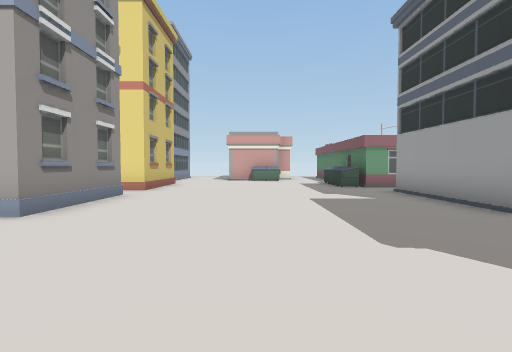
view 1 (above)

16 first-person views from a walk through a Unity game level. The camera is 1.4 m above the floor, tilts 2° down and sees 80° across. The floor is counted in squares, 2 m on a side. Each view is taken from the middle of a square. On the plan, view 1 faces up. The plan holds only what a view shows up to about 10 squares ahead; the rest is blank. The place goes on beyond the plan.

view 2
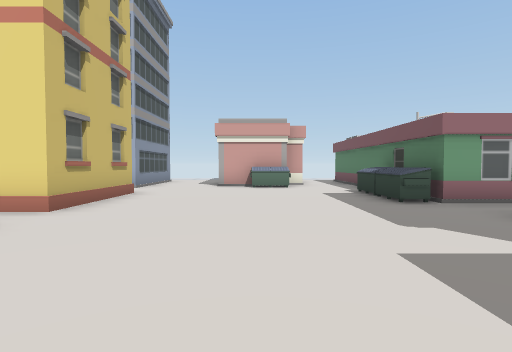

view 3
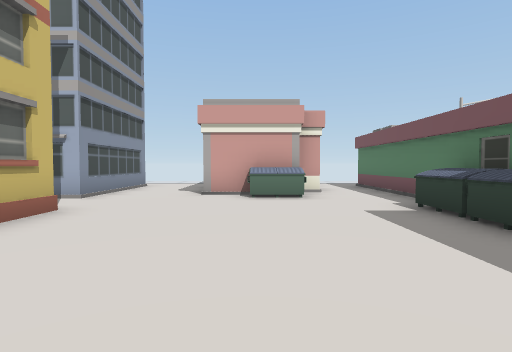

view 4
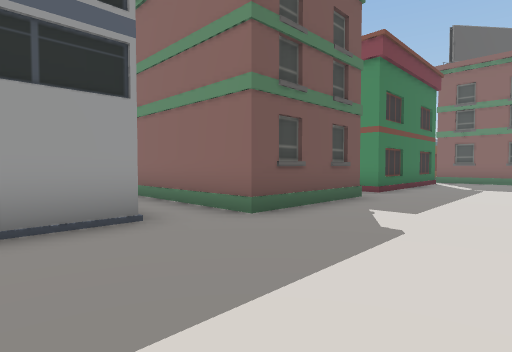

view 5
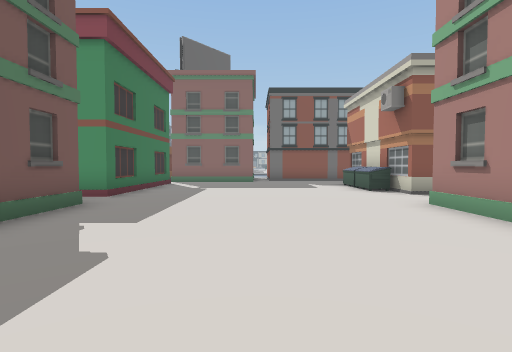

view 6
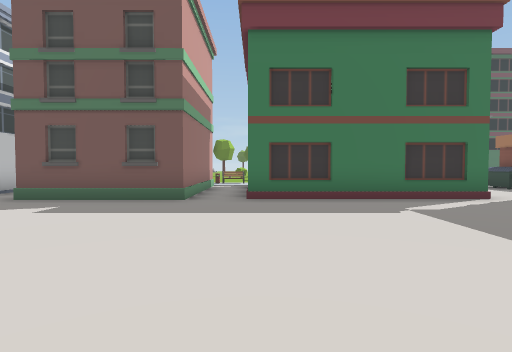

view 7
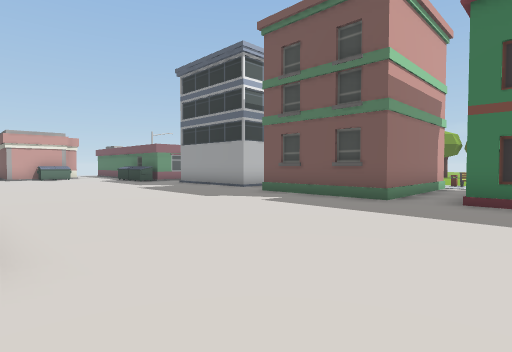

view 8
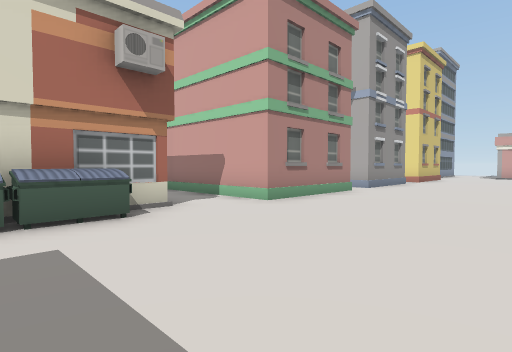

view 9
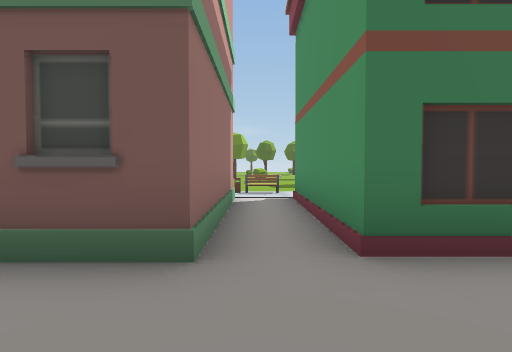

view 10
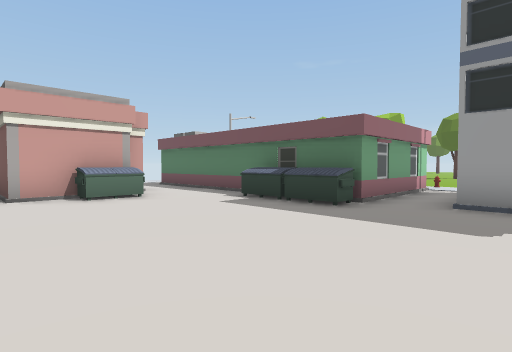

view 11
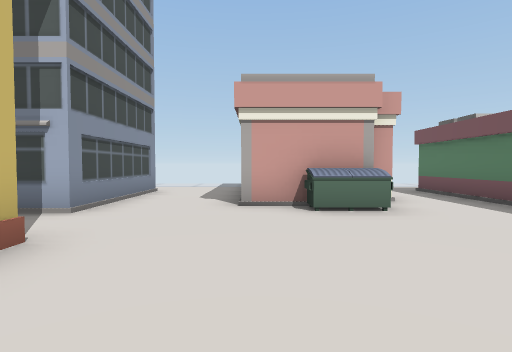

view 12
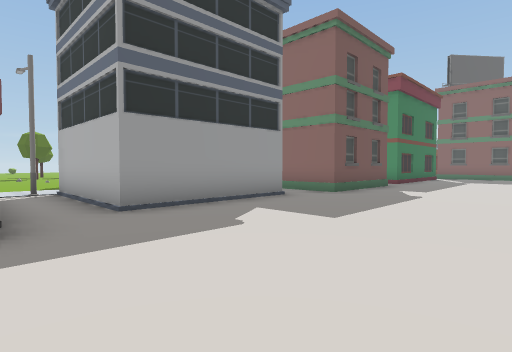

view 13
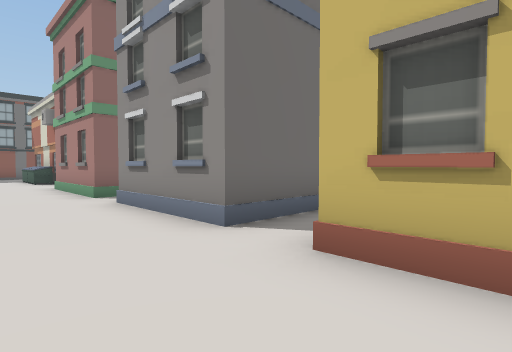

view 14
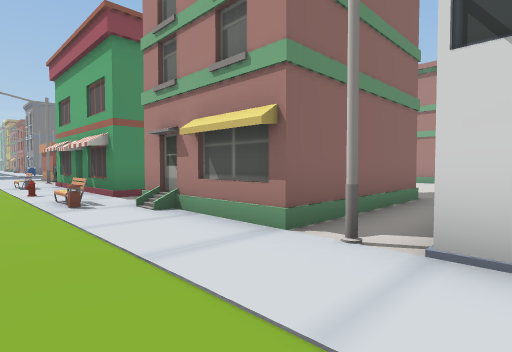

view 15
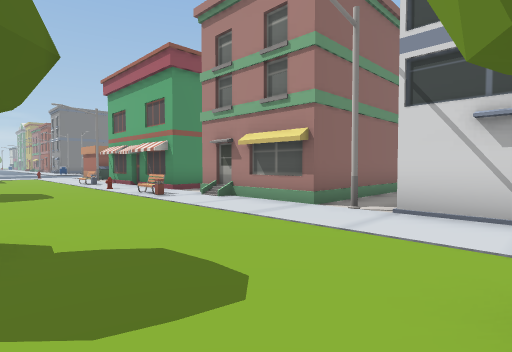

view 16
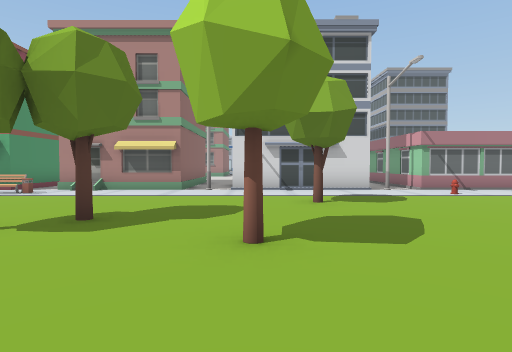

### Floor plan
Key: @ floor where view 1 was taken; # wall or solid block; . floor; B building; U dumpster; E bench; I bin; S streetlight; T tree; O other object.
Columns run from 7 left of view 1 to 16 right of it. Each row starts with its distance up from view 1.
 19    ...B
 18    ...    ..
 17    #..   ..#
 16    #..#  ..#
 15   ##..###..#
 14   #B...UU..#
 13    ........#
 12    .......U#  #
 11     B.....U#  #
 10     #.....U#### O.
  9    ##.........S ....
  8   .........###B .....
  7   ##.......# ## ......
  6     .......#  # .T.....
  5     .......#  # ....T...
  4    #..........S .......
  3    #.......#### ...T..
  2    ##.....B   # ....T
  1     #......   # ....
  0 B####..@...#### ...
 -1  ..............EI..
 -2   .........#### ...
 -3    B......B#  # O..
 -4    #U......#  # ...
 -5    #U......#  #O...

Where each view was taken, in squares from view 1:
view 1: 0 up, 0 right, facing up
view 2: 4 up, 0 right, facing up
view 3: 7 up, 0 right, facing up
view 4: 6 up, 0 right, facing down-right
view 5: 5 up, 0 right, facing down
view 6: 2 down, 3 left, facing right
view 7: 3 down, 3 left, facing up-right
view 8: 5 down, 1 right, facing up-left
view 9: 1 down, 1 right, facing right
view 10: 7 up, 2 left, facing up-right
view 11: 9 up, 1 left, facing up
view 12: 10 up, 1 left, facing down-right
view 13: 10 up, 1 left, facing down-left
view 14: 5 up, 10 right, facing down-left
view 15: 6 up, 12 right, facing down-left
view 16: 5 up, 16 right, facing left
